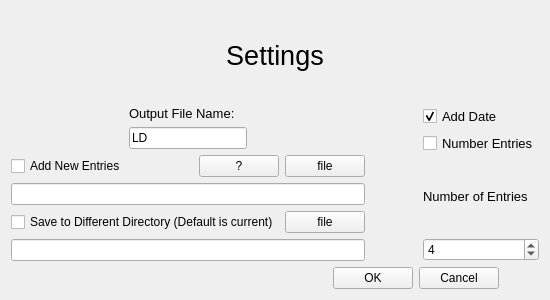
<?xml version="1.0" encoding="UTF-8"?>
<ui version="4.0">
 <class>Settings</class>
 <widget class="QWidget" name="Settings">
  <property name="geometry">
   <rect>
    <x>0</x>
    <y>0</y>
    <width>550</width>
    <height>300</height>
   </rect>
  </property>
  <property name="maximumSize">
   <size>
    <width>550</width>
    <height>300</height>
   </size>
  </property>
  <property name="windowTitle">
   <string>Settings</string>
  </property>
  <layout class="QVBoxLayout" name="verticalLayout_9">
   <item>
    <widget class="QLabel" name="label">
     <property name="sizePolicy">
      <sizepolicy hsizetype="Minimum" vsizetype="Minimum">
       <horstretch>0</horstretch>
       <verstretch>0</verstretch>
      </sizepolicy>
     </property>
     <property name="font">
      <font>
       <pointsize>20</pointsize>
      </font>
     </property>
     <property name="text">
      <string>Settings</string>
     </property>
     <property name="alignment">
      <set>Qt::AlignCenter</set>
     </property>
    </widget>
   </item>
   <item>
    <layout class="QHBoxLayout" name="horizontalLayout_7">
     <item>
      <layout class="QVBoxLayout" name="verticalLayout_8">
       <item>
        <layout class="QVBoxLayout" name="verticalLayout_5">
         <item>
          <layout class="QHBoxLayout" name="horizontalLayout_5">
           <item>
            <spacer name="horizontalSpacer_3">
             <property name="orientation">
              <enum>Qt::Horizontal</enum>
             </property>
             <property name="sizeHint" stdset="0">
              <size>
               <width>40</width>
               <height>20</height>
              </size>
             </property>
            </spacer>
           </item>
           <item>
            <layout class="QVBoxLayout" name="verticalLayout_4">
             <item>
              <widget class="QLabel" name="label_2">
               <property name="font">
                <font>
                 <pointsize>10</pointsize>
                </font>
               </property>
               <property name="text">
                <string>Output File Name:</string>
               </property>
              </widget>
             </item>
             <item>
              <widget class="QLineEdit" name="lineEdit">
               <property name="text">
                <string>LD</string>
               </property>
              </widget>
             </item>
            </layout>
           </item>
           <item>
            <spacer name="horizontalSpacer_2">
             <property name="orientation">
              <enum>Qt::Horizontal</enum>
             </property>
             <property name="sizeHint" stdset="0">
              <size>
               <width>40</width>
               <height>20</height>
              </size>
             </property>
            </spacer>
           </item>
          </layout>
         </item>
         <item>
          <layout class="QVBoxLayout" name="verticalLayout_3">
           <item>
            <layout class="QHBoxLayout" name="horizontalLayout_4">
             <item>
              <layout class="QHBoxLayout" name="horizontalLayout_3">
               <item>
                <widget class="QCheckBox" name="checkBox_3">
                 <property name="text">
                  <string>Add New Entries</string>
                 </property>
                </widget>
               </item>
               <item>
                <spacer name="horizontalSpacer">
                 <property name="orientation">
                  <enum>Qt::Horizontal</enum>
                 </property>
                 <property name="sizeHint" stdset="0">
                  <size>
                   <width>13</width>
                   <height>20</height>
                  </size>
                 </property>
                </spacer>
               </item>
              </layout>
             </item>
             <item>
              <layout class="QHBoxLayout" name="horizontalLayout">
               <item>
                <widget class="QPushButton" name="questionButton">
                 <property name="text">
                  <string>?</string>
                 </property>
                </widget>
               </item>
               <item>
                <widget class="QPushButton" name="fileButton">
                 <property name="text">
                  <string>file</string>
                 </property>
                </widget>
               </item>
              </layout>
             </item>
            </layout>
           </item>
           <item>
            <widget class="QLineEdit" name="lineEdit_2">
             <property name="readOnly">
              <bool>true</bool>
             </property>
            </widget>
           </item>
          </layout>
         </item>
        </layout>
       </item>
       <item>
        <layout class="QVBoxLayout" name="verticalLayout_7">
         <item>
          <layout class="QHBoxLayout" name="horizontalLayout_6">
           <item>
            <widget class="QCheckBox" name="checkBox_4">
             <property name="text">
              <string>Save to Different Directory (Default is current)</string>
             </property>
            </widget>
           </item>
           <item>
            <widget class="QPushButton" name="pushButton">
             <property name="text">
              <string>file</string>
             </property>
            </widget>
           </item>
          </layout>
         </item>
         <item>
          <widget class="QLineEdit" name="lineEdit_3">
           <property name="readOnly">
            <bool>true</bool>
           </property>
          </widget>
         </item>
        </layout>
       </item>
      </layout>
     </item>
     <item>
      <spacer name="horizontalSpacer_4">
       <property name="orientation">
        <enum>Qt::Horizontal</enum>
       </property>
       <property name="sizeHint" stdset="0">
        <size>
         <width>18</width>
         <height>88</height>
        </size>
       </property>
      </spacer>
     </item>
     <item>
      <layout class="QVBoxLayout" name="verticalLayout_6">
       <item>
        <layout class="QVBoxLayout" name="verticalLayout_2">
         <item>
          <widget class="QCheckBox" name="checkBox">
           <property name="font">
            <font>
             <pointsize>10</pointsize>
            </font>
           </property>
           <property name="text">
            <string>Add Date</string>
           </property>
           <property name="checked">
            <bool>true</bool>
           </property>
          </widget>
         </item>
         <item>
          <widget class="QCheckBox" name="checkBox_2">
           <property name="font">
            <font>
             <pointsize>10</pointsize>
            </font>
           </property>
           <property name="text">
            <string>Number Entries</string>
           </property>
          </widget>
         </item>
        </layout>
       </item>
       <item>
        <layout class="QVBoxLayout" name="verticalLayout">
         <item>
          <widget class="QLabel" name="label_3">
           <property name="font">
            <font>
             <pointsize>10</pointsize>
            </font>
           </property>
           <property name="text">
            <string>Number of Entries</string>
           </property>
          </widget>
         </item>
         <item>
          <widget class="QSpinBox" name="spinBox">
           <property name="minimum">
            <number>1</number>
           </property>
           <property name="maximum">
            <number>10</number>
           </property>
           <property name="value">
            <number>4</number>
           </property>
          </widget>
         </item>
        </layout>
       </item>
      </layout>
     </item>
    </layout>
   </item>
   <item>
    <layout class="QHBoxLayout" name="horizontalLayout_2">
     <item>
      <spacer name="horizontalSpacer_5">
       <property name="orientation">
        <enum>Qt::Horizontal</enum>
       </property>
       <property name="sizeHint" stdset="0">
        <size>
         <width>40</width>
         <height>20</height>
        </size>
       </property>
      </spacer>
     </item>
     <item>
      <widget class="QPushButton" name="okButton">
       <property name="text">
        <string>OK</string>
       </property>
      </widget>
     </item>
     <item>
      <widget class="QPushButton" name="cancelButton">
       <property name="text">
        <string>Cancel</string>
       </property>
      </widget>
     </item>
     <item>
      <spacer name="horizontalSpacer_6">
       <property name="orientation">
        <enum>Qt::Horizontal</enum>
       </property>
       <property name="sizeType">
        <enum>QSizePolicy::Minimum</enum>
       </property>
       <property name="sizeHint" stdset="0">
        <size>
         <width>40</width>
         <height>20</height>
        </size>
       </property>
      </spacer>
     </item>
    </layout>
   </item>
  </layout>
 </widget>
 <layoutdefault spacing="6" margin="11"/>
 <resources/>
 <connections/>
</ui>
